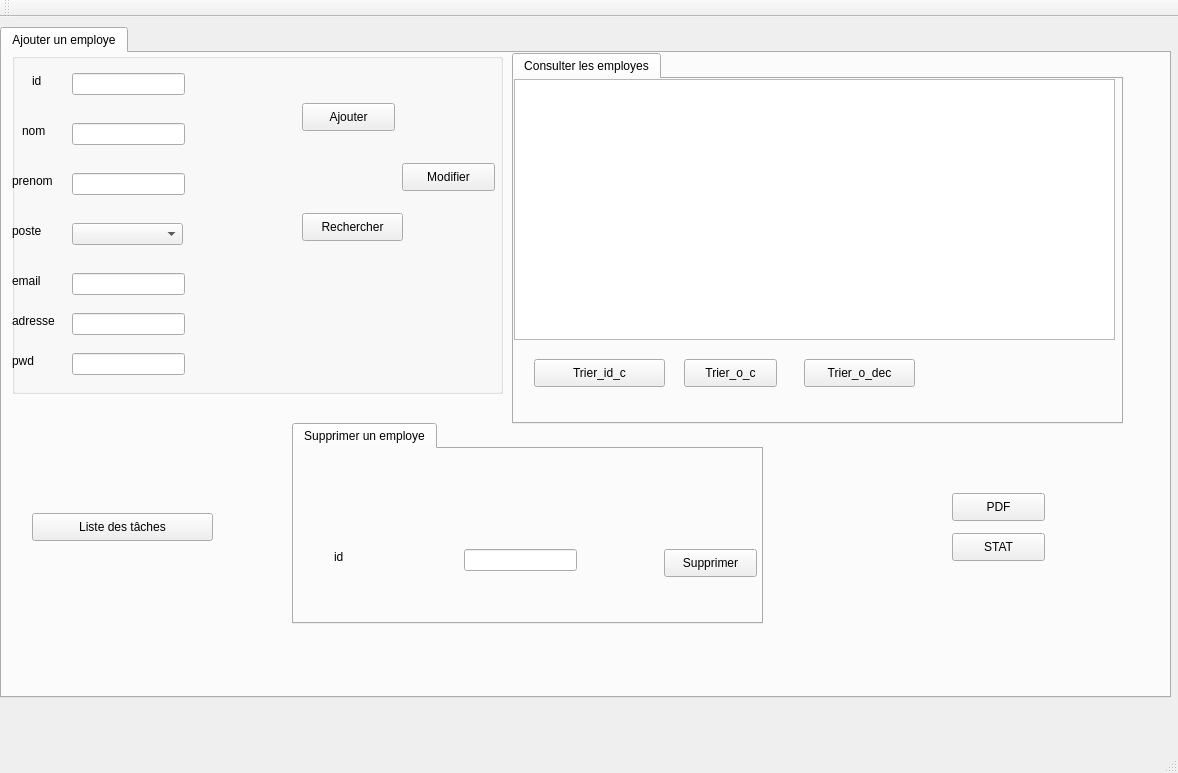
<?xml version="1.0" encoding="UTF-8"?>
<ui version="4.0">
 <class>MainWindow</class>
 <widget class="QMainWindow" name="MainWindow">
  <property name="geometry">
   <rect>
    <x>0</x>
    <y>0</y>
    <width>1178</width>
    <height>773</height>
   </rect>
  </property>
  <property name="windowTitle">
   <string>Gestion des Clients</string>
  </property>
  <widget class="QWidget" name="centralWidget">
   <widget class="QTabWidget" name="tab_employe_2">
    <property name="geometry">
     <rect>
      <x>0</x>
      <y>10</y>
      <width>1171</width>
      <height>671</height>
     </rect>
    </property>
    <property name="styleSheet">
     <string notr="true">font: 9pt &quot;Lucida Calligraphy&quot;;</string>
    </property>
    <property name="currentIndex">
     <number>0</number>
    </property>
    <widget class="QWidget" name="tab">
     <attribute name="title">
      <string>Ajouter un employe</string>
     </attribute>
     <widget class="QGroupBox" name="groupBox">
      <property name="geometry">
       <rect>
        <x>10</x>
        <y>0</y>
        <width>491</width>
        <height>341</height>
       </rect>
      </property>
      <property name="styleSheet">
       <string notr="true">font: 9pt &quot;Lucida Calligraphy&quot;;</string>
      </property>
      <property name="title">
       <string/>
      </property>
      <widget class="QLabel" name="label">
       <property name="geometry">
        <rect>
         <x>20</x>
         <y>20</y>
         <width>56</width>
         <height>16</height>
        </rect>
       </property>
       <property name="text">
        <string>id</string>
       </property>
      </widget>
      <widget class="QLabel" name="label_2">
       <property name="geometry">
        <rect>
         <x>10</x>
         <y>70</y>
         <width>56</width>
         <height>16</height>
        </rect>
       </property>
       <property name="text">
        <string>nom</string>
       </property>
      </widget>
      <widget class="QLabel" name="label_3">
       <property name="geometry">
        <rect>
         <x>0</x>
         <y>120</y>
         <width>56</width>
         <height>16</height>
        </rect>
       </property>
       <property name="text">
        <string>prenom</string>
       </property>
      </widget>
      <widget class="QLabel" name="label_4">
       <property name="geometry">
        <rect>
         <x>0</x>
         <y>170</y>
         <width>56</width>
         <height>16</height>
        </rect>
       </property>
       <property name="text">
        <string>poste</string>
       </property>
      </widget>
      <widget class="QLineEdit" name="lineEdit">
       <property name="geometry">
        <rect>
         <x>60</x>
         <y>20</y>
         <width>113</width>
         <height>22</height>
        </rect>
       </property>
      </widget>
      <widget class="QLineEdit" name="lineEdit_2">
       <property name="geometry">
        <rect>
         <x>60</x>
         <y>70</y>
         <width>113</width>
         <height>22</height>
        </rect>
       </property>
      </widget>
      <widget class="QLineEdit" name="lineEdit_3">
       <property name="geometry">
        <rect>
         <x>60</x>
         <y>120</y>
         <width>113</width>
         <height>22</height>
        </rect>
       </property>
      </widget>
      <widget class="QPushButton" name="pushButton">
       <property name="geometry">
        <rect>
         <x>290</x>
         <y>50</y>
         <width>93</width>
         <height>28</height>
        </rect>
       </property>
       <property name="text">
        <string>Ajouter</string>
       </property>
      </widget>
      <widget class="QPushButton" name="Modifier">
       <property name="geometry">
        <rect>
         <x>390</x>
         <y>110</y>
         <width>93</width>
         <height>28</height>
        </rect>
       </property>
       <property name="text">
        <string>Modifier</string>
       </property>
      </widget>
      <widget class="QLabel" name="label_6">
       <property name="geometry">
        <rect>
         <x>0</x>
         <y>220</y>
         <width>56</width>
         <height>16</height>
        </rect>
       </property>
       <property name="text">
        <string>email</string>
       </property>
      </widget>
      <widget class="QLabel" name="label_7">
       <property name="geometry">
        <rect>
         <x>0</x>
         <y>260</y>
         <width>71</width>
         <height>16</height>
        </rect>
       </property>
       <property name="text">
        <string>adresse</string>
       </property>
      </widget>
      <widget class="QLineEdit" name="lineEdit_5">
       <property name="geometry">
        <rect>
         <x>60</x>
         <y>220</y>
         <width>113</width>
         <height>22</height>
        </rect>
       </property>
      </widget>
      <widget class="QLineEdit" name="lineEdit_6">
       <property name="geometry">
        <rect>
         <x>60</x>
         <y>260</y>
         <width>113</width>
         <height>22</height>
        </rect>
       </property>
      </widget>
      <widget class="QComboBox" name="comboBox_poste">
       <property name="geometry">
        <rect>
         <x>60</x>
         <y>170</y>
         <width>111</width>
         <height>22</height>
        </rect>
       </property>
       <item>
        <property name="text">
         <string/>
        </property>
       </item>
       <item>
        <property name="text">
         <string>Ingenieur</string>
        </property>
       </item>
       <item>
        <property name="text">
         <string>Directeur</string>
        </property>
       </item>
       <item>
        <property name="text">
         <string>Chef de service</string>
        </property>
       </item>
       <item>
        <property name="text">
         <string>Assistant(e)</string>
        </property>
       </item>
      </widget>
      <widget class="QPushButton" name="pb_recherche">
       <property name="geometry">
        <rect>
         <x>290</x>
         <y>160</y>
         <width>101</width>
         <height>28</height>
        </rect>
       </property>
       <property name="text">
        <string>Rechercher</string>
       </property>
      </widget>
      <widget class="QLabel" name="label_9">
       <property name="geometry">
        <rect>
         <x>0</x>
         <y>300</y>
         <width>56</width>
         <height>16</height>
        </rect>
       </property>
       <property name="text">
        <string>pwd</string>
       </property>
      </widget>
      <widget class="QLineEdit" name="lineEdit_7">
       <property name="geometry">
        <rect>
         <x>60</x>
         <y>300</y>
         <width>113</width>
         <height>22</height>
        </rect>
       </property>
      </widget>
     </widget>
     <widget class="QTabWidget" name="tab_employe_4">
      <property name="geometry">
       <rect>
        <x>290</x>
        <y>370</y>
        <width>471</width>
        <height>201</height>
       </rect>
      </property>
      <property name="styleSheet">
       <string notr="true">font: 9pt &quot;Lucida Calligraphy&quot;;</string>
      </property>
      <property name="currentIndex">
       <number>0</number>
      </property>
      <widget class="QWidget" name="tab_5">
       <attribute name="title">
        <string>Supprimer un employe</string>
       </attribute>
       <widget class="QLabel" name="label_8">
        <property name="geometry">
         <rect>
          <x>40</x>
          <y>100</y>
          <width>56</width>
          <height>16</height>
         </rect>
        </property>
        <property name="text">
         <string>id</string>
        </property>
       </widget>
       <widget class="QLineEdit" name="lineEdit_id_supp">
        <property name="geometry">
         <rect>
          <x>170</x>
          <y>100</y>
          <width>113</width>
          <height>22</height>
         </rect>
        </property>
       </widget>
       <widget class="QPushButton" name="pb_supprimer">
        <property name="geometry">
         <rect>
          <x>370</x>
          <y>100</y>
          <width>93</width>
          <height>28</height>
         </rect>
        </property>
        <property name="text">
         <string>Supprimer</string>
        </property>
       </widget>
      </widget>
     </widget>
     <widget class="QTabWidget" name="tab_employe_3">
      <property name="geometry">
       <rect>
        <x>510</x>
        <y>0</y>
        <width>611</width>
        <height>371</height>
       </rect>
      </property>
      <property name="currentIndex">
       <number>0</number>
      </property>
      <widget class="QWidget" name="tab_4">
       <attribute name="title">
        <string>Consulter les employes</string>
       </attribute>
       <widget class="QTableView" name="tab_employe">
        <property name="geometry">
         <rect>
          <x>0</x>
          <y>0</y>
          <width>601</width>
          <height>261</height>
         </rect>
        </property>
        <property name="styleSheet">
         <string notr="true">font: 9pt &quot;Lucida Calligraphy&quot;;</string>
        </property>
       </widget>
       <widget class="QPushButton" name="pb_trier">
        <property name="geometry">
         <rect>
          <x>170</x>
          <y>280</y>
          <width>93</width>
          <height>28</height>
         </rect>
        </property>
        <property name="text">
         <string>Trier_o_c</string>
        </property>
       </widget>
       <widget class="QPushButton" name="pb_trier_2">
        <property name="geometry">
         <rect>
          <x>290</x>
          <y>280</y>
          <width>111</width>
          <height>28</height>
         </rect>
        </property>
        <property name="text">
         <string>Trier_o_dec</string>
        </property>
       </widget>
       <widget class="QPushButton" name="pushButton_2">
        <property name="geometry">
         <rect>
          <x>20</x>
          <y>280</y>
          <width>131</width>
          <height>28</height>
         </rect>
        </property>
        <property name="text">
         <string>Trier_id_c</string>
        </property>
       </widget>
      </widget>
     </widget>
     <widget class="QPushButton" name="pb_pdf">
      <property name="geometry">
       <rect>
        <x>950</x>
        <y>440</y>
        <width>93</width>
        <height>28</height>
       </rect>
      </property>
      <property name="text">
       <string>PDF</string>
      </property>
     </widget>
     <widget class="QPushButton" name="pushButton_3">
      <property name="geometry">
       <rect>
        <x>950</x>
        <y>480</y>
        <width>93</width>
        <height>28</height>
       </rect>
      </property>
      <property name="text">
       <string>STAT</string>
      </property>
     </widget>
     <widget class="QPushButton" name="pushButton_4">
      <property name="geometry">
       <rect>
        <x>30</x>
        <y>460</y>
        <width>181</width>
        <height>28</height>
       </rect>
      </property>
      <property name="text">
       <string>Liste des tâches</string>
      </property>
     </widget>
    </widget>
   </widget>
  </widget>
  <widget class="QMenuBar" name="menuBar">
   <property name="geometry">
    <rect>
     <x>0</x>
     <y>0</y>
     <width>1178</width>
     <height>26</height>
    </rect>
   </property>
  </widget>
  <widget class="QToolBar" name="mainToolBar">
   <attribute name="toolBarArea">
    <enum>TopToolBarArea</enum>
   </attribute>
   <attribute name="toolBarBreak">
    <bool>false</bool>
   </attribute>
  </widget>
  <widget class="QStatusBar" name="statusBar"/>
 </widget>
 <layoutdefault spacing="6" margin="11"/>
 <resources/>
 <connections/>
</ui>
